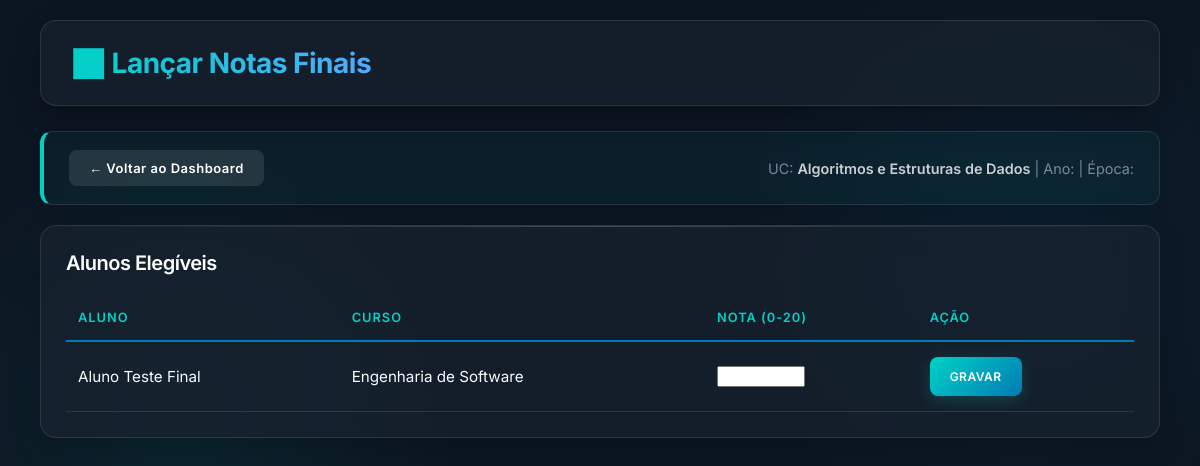
The page /aula02/lancar_notas.php?uc_id=1 (signed in) on the database its author committed.
### tables this page shows
CREATE TABLE `disciplinas` (
  `Id_disciplina` int(11) NOT NULL,
  `nome_disciplina` varchar(100) NOT NULL,
  `carga_horaria` int(11) NOT NULL,
  `curso_id` int(11) DEFAULT NULL
);

CREATE TABLE `usuarios` (
  `id` int(11) NOT NULL,
  `nome` varchar(100) NOT NULL,
  `email` varchar(100) NOT NULL,
  `senha` varchar(255) NOT NULL,
  `nivel` enum('admin','aluno') NOT NULL DEFAULT 'aluno',
  `perfil` enum('Aluno','Funcionário','Gestor') DEFAULT 'Aluno'
);

CREATE TABLE `cursos` (
  `Id_cursos` int(11) NOT NULL,
  `Nome` varchar(100) NOT NULL,
  `duracao` int(11) NOT NULL,
  `descricao` text DEFAULT NULL,
  `data_cadastro` timestamp NOT NULL DEFAULT current_timestamp()
);

### aula02/lancar_notas.php (the view, shortened to what this page needs)
<?php
require_once 'config.php';
$uc_id = isset($_GET['uc_id']) ? intval($_GET['uc_id']) : 0;
$epoca = $_GET['epoca'] ?? '';
$ano_letivo = $_GET['ano_letivo'] ?? '';
$uc_nome = "Desconhecida";
if ($uc_id > 0) {
    $r_uc = $conn->query("SELECT nome_disciplina FROM disciplinas WHERE Id_disciplina = $uc_id");
    if ($r_uc && $r_uc->num_rows > 0) {
        $uc_nome = $r_uc->fetch_assoc()['nome_disciplina'];
    }
}
$query = "SELECT u.id as aluno_id, u.nome, c.Nome as curso_nome, c.Id_cursos
          FROM matriculas m
          JOIN usuarios u ON m.utilizador_id = u.id
          JOIN cursos c ON m.curso_id = c.Id_cursos
          WHERE m.estado = 'Aprovada' AND u.perfil = 'Aluno'";
if ($uc_id > 0) {
    $query .= " AND c.Id_cursos IN (SELECT cursos FROM plano_estudos WHERE disciplinas = $uc_id)";
}
$alunos = $conn->query($query);
?>
<!DOCTYPE html>
<html lang="pt">
<head>
    <link rel="stylesheet" href="estilos.css">
</head>
<body>
    <div class="header-box">
        <h1>📊 Lançar Notas Finais</h1>
    </div>
    <div class="user-bar" style="margin-bottom: 20px;">
        <a href="dashboard.php" style="background: rgba(255,255,255,0.1); box-shadow: none;">← Voltar ao Dashboard</a>
        <?php if ($uc_id > 0): ?>
            <span style="float:right; opacity: 0.8; font-size: 0.9rem;">
                UC: <strong><?= htmlspecialchars($uc_nome) ?></strong> | Ano: <?= htmlspecialchars($ano_letivo) ?> | Época: <?= htmlspecialchars($epoca) ?>
            </span>
        <?php endif; ?>
    </div>
    <div class="container">
        <div class="main-content">
            <div class="box">
                <h2>Alunos Elegíveis <?php if($uc_id == 0) echo "<span style='color:red;'>(Selecione uma Pauta primeiro no Dashboard!)</span>"; ?></h2>
                <?php if ($alunos && $alunos->num_rows > 0 && $uc_id > 0): ?>
                    <table>
                        <thead>
                            <tr>
                                <th>Aluno</th>
                                <th>Curso</th>
                                <th>Nota (0-20)</th>
                                <th>Ação</th>
                            </tr>
                        </thead>
                        <tbody>
                            <?php while($a = $alunos->fetch_assoc()): ?>
                            <tr>
                                <form method="POST" style="display: table-row;">
                                    <td><?= htmlspecialchars($a['nome']) ?></td>
                                    <td><?= htmlspecialchars($a['curso_nome']) ?></td>
                                    <td>
                                        <input type="number" name="nota" min="0" max="20" step="0.1" required style="width: 80px; margin-bottom: 0;">
                                    </td>
                                    <td><button type="submit" name="gravar_nota" class="btn">GRAVAR</button></td>
                                </form>
                            </tr>
                            <?php endwhile; ?>
                        </tbody>
                    </table>
                <?php else: ?>
                    <p style="color: var(--text-muted);">
                        <?php if ($uc_id == 0) { echo "Aceda ao Dashboard -> Avaliações -> Gerar Pauta para criar uma lista de pauta."; } else { echo "Não existem alunos matriculados nos cursos que contém esta Unidade Curricular no plano de estudos."; } ?>
                    </p>
                <?php endif; ?>
            </div>
        </div>
    </div>
</body>
</html>

### aula02/estilos.css (style rules this page uses)
:root { --primary: #00d2c6; --primary-hover: #00a4aa; --primary-dark: #007bb5; --bg-main: #0c1622; --bg-card: rgba(25, 35, 48, 0.7); --bg-card-hover: rgba(30, 45, 60, 0.9); --border-light: rgba(255, 255, 255, 0.1); --text-main: #f8fafc; --text-muted: #94a3b8; --danger: #ef4444; --danger-hover: #dc2626; --success: #10b981; }
body { font-family: 'Inter', sans-serif; margin: 0; padding: 20px 40px; background-color: var(--bg-main); background-image: radial-gradient(circle at 15% 50%, rgba(0, 210, 198, 0.08), transparent 25%), radial-gradient(circle at 85% 30%, rgba(0, 123, 181, 0.08), transparent 25%); background-attachment: fixed; color: var(--text-main); min-height: 100vh; }
.header-box { background: var(--bg-card); backdrop-filter: blur(12px); -webkit-backdrop-filter: blur(12px); border: 1px solid var(--border-light); padding: 25px 30px; border-radius: 16px; margin-bottom: 25px; box-shadow: 0 10px 30px rgba(0, 0, 0, 0.3); width: 100%; box-sizing: border-box; display: flex; align-items: center; }
.header-box h1 { margin: 0; font-weight: 700; font-size: 28px; background: linear-gradient(to right, var(--primary), #4facfe); -webkit-background-clip: text; background-clip: text; -webkit-text-fill-color: transparent; letter-spacing: -0.5px; }
.user-bar { background: rgba(0, 210, 198, 0.05); backdrop-filter: blur(8px); padding: 18px 25px; border-radius: 12px; margin-bottom: 35px; border-left: 4px solid var(--primary); border-top: 1px solid var(--border-light); border-right: 1px solid var(--border-light); border-bottom: 1px solid var(--border-light); display: flex; justify-content: space-between; align-items: center; box-shadow: 0 4px 15px rgba(0, 0, 0, 0.1); }
.user-bar span { font-weight: 400; color: var(--text-muted); }
.user-bar strong { color: var(--text-main); font-weight: 600; }
.user-bar a { color: white; background: linear-gradient(135deg, var(--danger), #b91c1c); padding: 10px 20px; border-radius: 8px; text-decoration: none; font-weight: 600; font-size: 13px; letter-spacing: 0.5px; transition: all 0.3s ease; box-shadow: 0 4px 10px rgba(239, 68, 68, 0.3); }
.container { display: flex; gap: 30px; align-items: flex-start; }
.main-content { flex: 2; }
.box { background: var(--bg-card); backdrop-filter: blur(16px); -webkit-backdrop-filter: blur(16px); border: 1px solid var(--border-light); border-radius: 16px; box-shadow: 0 10px 30px rgba(0, 0, 0, 0.2); padding: 25px; flex: 1; min-width: 0; box-sizing: border-box; transition: all 0.3s ease; overflow: hidden; position: relative; color: var(--text-main); }
.box::before { content: ''; position: absolute; top: 0; left: 0; right: 0; height: 1px; background: linear-gradient(90deg, transparent, rgba(255,255,255,0.2), transparent); }
.box h2, .box h3 { margin-top: 0; margin-bottom: 20px; font-weight: 600; color: white; font-size: 1.25rem; letter-spacing: -0.5px; display: flex; align-items: center; gap: 10px; }
table { width: 100%; border-collapse: separate; border-spacing: 0; margin-top: 10px; }
th, td { padding: 15px 12px; text-align: left; border-bottom: 1px solid var(--border-light); word-wrap: break-word; font-size: 0.95rem; }
th { color: var(--primary); font-weight: 600; text-transform: uppercase; font-size: 0.8rem; letter-spacing: 1px; border-bottom: 2px solid var(--primary-dark); }
tr { transition: background 0.2s ease; }
.btn, button { background: linear-gradient(135deg, var(--primary), var(--primary-dark)); color: white; padding: 12px 20px; border-radius: 8px; border: none; font-weight: 600; cursor: pointer; text-transform: uppercase; font-size: 12px; letter-spacing: 0.5px; transition: all 0.3s ease; box-shadow: 0 4px 15px rgba(0, 210, 198, 0.2); font-family: 'Inter', sans-serif; }
form { display: flex; flex-direction: column; }
a { transition: opacity 0.3s ease; }

### rows shown on the page
disciplinas: nome_disciplina "Algoritmos e Estruturas de Dados"
usuarios: nome "Aluno Teste Final", cursos.Nome "Engenharia de Software"
